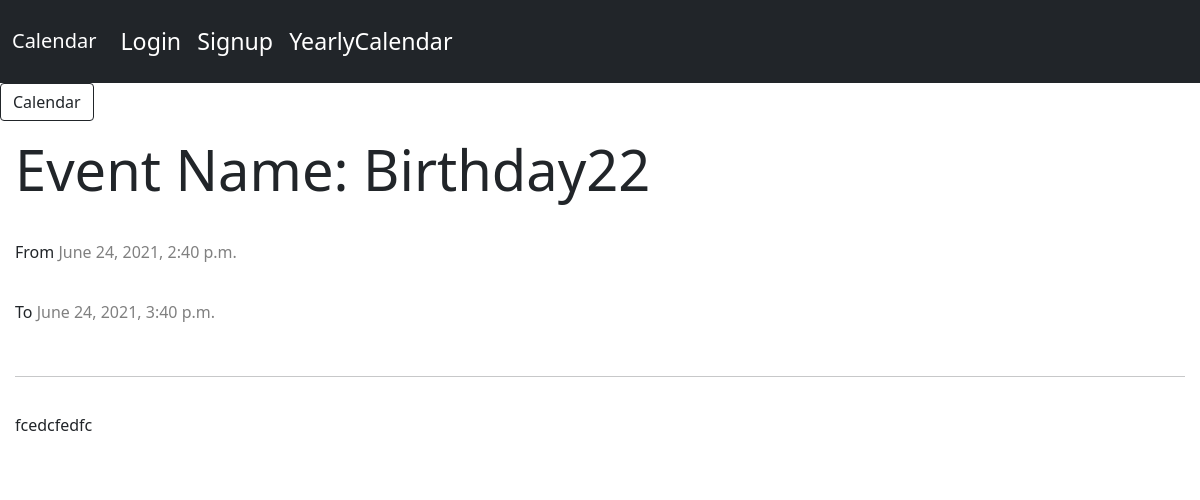
Page /event_detail/2/ on the committed database.
### app/models.py (models this page shows, shortened)
class Event(models.Model):
    user = models.ForeignKey(User, on_delete=models.CASCADE)
    title = models.CharField(max_length=200)
    description = models.TextField()
    start_time = models.DateTimeField()
    end_time = models.DateTimeField()

### app/views.py (the view)
# urls.py: path('event_detail/<int:event_id>/', views.event_details, name='event_detail'),
def event_details(request, event_id):
    event = Event.objects.get(id=event_id)
    context = {
        'event': event,
    }
    return render(request, 'event_detail.html', context)

### templates/event_detail.html
{% extends 'base.html' %}
{% load static %}
{% block content %}
<a class="btn btn-outline-dark" href="{% url 'app:calendar' %}"> Calendar </a>
<div class="clearfix">
        <h1 class="display-4">Event Name: {{ event.title }}</h1><br>
        <p>From <span style="color: gray;">{{ event.start_time }}</span></p>
        <p> To <span style="color: gray;">{{ event.end_time }}</span></p>
        <hr>
        <p>{{ event.description }}</p>
    </div>
{% endblock %}

### static/css/style.css (style rules this page uses)
.btn { outline: none; color: black; background-color: transparent; box-shadow: 0 0 0 0; }
.clearfix { margin: 15px; display: grid; grid-template-columns: auto;; grid-template-rows: 40px; grid-gap: 20px }
a { color: #17a2b8; }

### rows in the picture
Event: title "Birthday22", start_time "June 24, 2021, 2:40 p.m.", end_time "June 24, 2021, 3:40 p.m.", description "fcedcfedfc"
